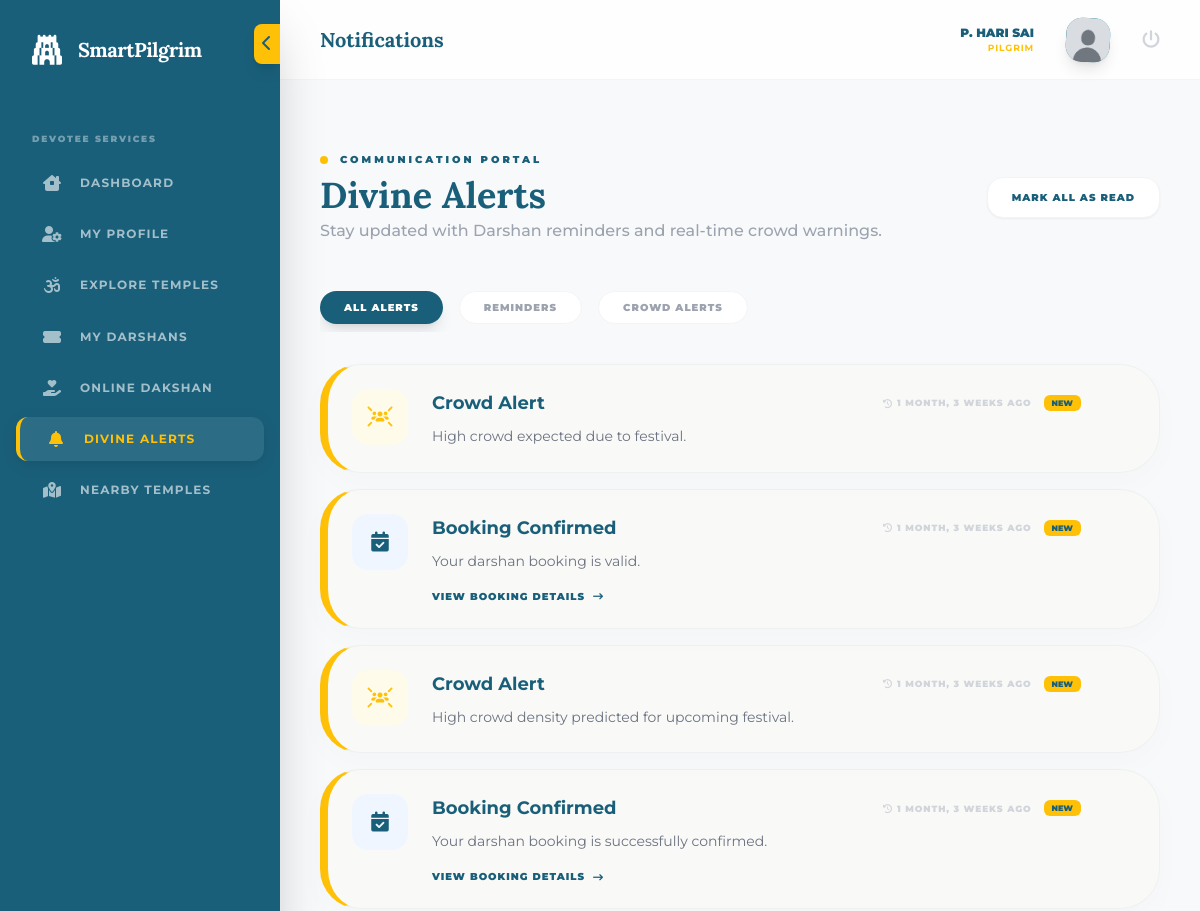
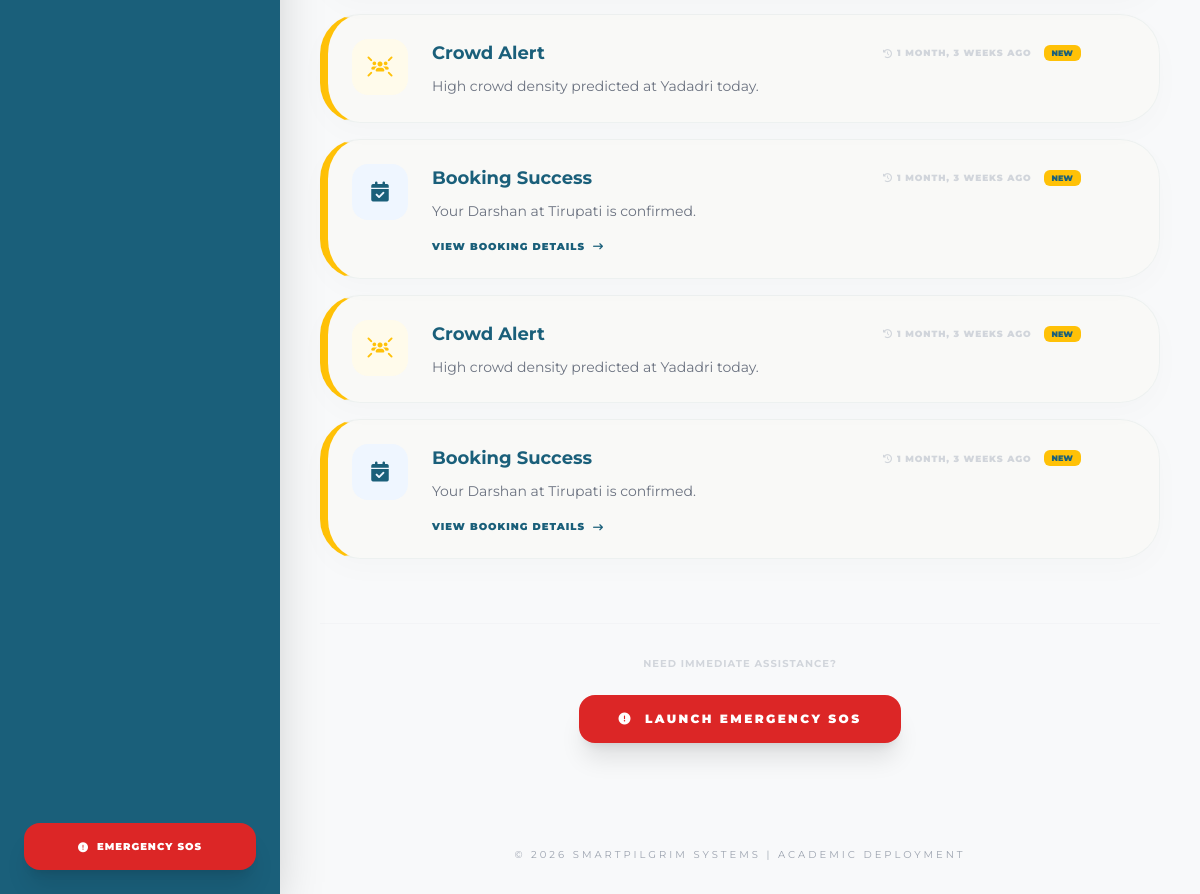
Page /safety/notifications/ (signed in) on the committed database (2 pictures, top to bottom).
### accounts/models.py (models this page shows, shortened)
class User(AbstractUser):
    ADMIN = 'admin'
    PILGRIM = 'pilgrim'
    ROLE_CHOICES = [
        (ADMIN, 'Admin/Temple Authority'),
        (PILGRIM, 'Pilgrim/Devotee'),
    ]
    username = None
    email = models.EmailField(unique=True)
    role = models.CharField(max_length=10, choices=ROLE_CHOICES, default=PILGRIM)
    is_verified = models.BooleanField(default=False)
    login_count = models.PositiveIntegerField(default=0)
    full_name = models.CharField(max_length=100, blank=True)
    profile_picture = models.ImageField(upload_to='profiles/', default='profiles/default_avatar.png')
    phone_number = models.CharField(max_length=15, blank=True)
    USERNAME_FIELD = 'email'
    REQUIRED_FIELDS = []
    objects = CustomUserManager()

### safety/models.py (models this page shows, shortened)
class Notification(models.Model):
    CAT_CHOICES = [('REMINDER', 'Darshan Reminder'), ('CROWD', 'Crowd Alert'), ('INFO', 'System Update')]
    user = models.ForeignKey(settings.AUTH_USER_MODEL, on_delete=models.CASCADE)
    category = models.CharField(max_length=10, choices=CAT_CHOICES, default='INFO')
    title = models.CharField(max_length=255)
    message = models.TextField()
    is_read = models.BooleanField(default=False)
    created_at = models.DateTimeField(auto_now_add=True)

### safety/views.py (the view)
# urls.py: path('notifications/', views.notifications_list, name='notifications'),
@login_required
def notifications_list(request):
    notes = Notification.objects.filter(user=request.user).order_by('-created_at')
    return render(request, 'safety/notifications.html', {'notifications': notes})

### asgiref/local.py (called while the page is built)
    def __getattr__(self, key):
        storage_object = self._data.get({})
        try:
            return storage_object[key]
        except KeyError:
            raise AttributeError(f"{self!r} object has no attribute {key!r}")

    def __setattr__(self, key: str, value: Any) -> None:
        if key == "_data":
            return super().__setattr__(key, value)
        storage_object = self._data.get({}).copy()
        storage_object[key] = value
        self._data.set(storage_object)

    def __delattr__(self, key: str) -> None:
        storage_object = self._data.get({}).copy()
        if key in storage_object:
            del storage_object[key]
            self._data.set(storage_object)
        else:
            raise AttributeError(f"{self!r} object has no attribute {key!r}")

    @contextlib.contextmanager
    def _lock_storage(self):
        if self._thread_critical:
            is_async = True
            try:
                asyncio.get_running_loop()
            except RuntimeError:
                is_async = False
            if not is_async:
                yield self._storage
            else:
                if not hasattr(self._storage, "cvar"):
                    self._storage.cvar = _CVar()
                yield self._storage.cvar
        else:
            with self._thread_lock:
                yield self._storage

    def __getattr__(self, key):
        with self._lock_storage() as storage:
            return getattr(storage, key)

    def __setattr__(self, key, value):
        if key in ("_local", "_storage", "_thread_critical", "_thread_lock"):
            return super().__setattr__(key, value)
        with self._lock_storage() as storage:
            setattr(storage, key, value)

    def __delattr__(self, key):
        with self._lock_storage() as storage:
            delattr(storage, key)

### templates/safety/notifications.html (shortened to what this page needs)
{% extends 'base2.html' %}
{% block header_title %}Notifications{% endblock %}
{% block content %}
<div class="max-w-5xl mx-auto py-8 animate-in fade-in slide-in-from-bottom-6 duration-700">
    <div class="flex flex-col md:flex-row justify-between items-center gap-6 mb-12">
        <div>
            <div class="flex items-center gap-3 mb-2">
                <div class="w-2 h-2 bg-[#FFC107] rounded-full animate-ping"></div>
                <span class="text-[10px] font-black text-[#1A5F7A] uppercase tracking-[0.3em]">Communication Portal</span>
            </div>
            <h2 class="divine-font text-4xl font-bold text-[#1A5F7A]">Divine Alerts</h2>
            <p class="text-gray-400 font-medium mt-1">Stay updated with Darshan reminders and real-time crowd warnings.</p>
        </div>
        <div class="flex gap-4">
            <button class="px-6 py-3 bg-white border border-gray-100 rounded-2xl text-[10px] font-black text-[#1A5F7A] uppercase tracking-widest hover:bg-[#F8F9FA] transition-all shadow-sm">
                Mark All As Read
            </button>
        </div>
    </div>
    <div class="flex gap-4 mb-8 overflow-x-auto pb-2 no-scrollbar">
        <button class="px-6 py-2 bg-[#1A5F7A] text-white rounded-full text-[10px] font-black uppercase tracking-widest shadow-lg">All Alerts</button>
        <button class="px-6 py-2 bg-white text-gray-400 rounded-full text-[10px] font-black uppercase tracking-widest border border-gray-100 hover:border-[#FFC107] hover:text-[#1A5F7A] transition-all">Reminders</button>
        <button class="px-6 py-2 bg-white text-gray-400 rounded-full text-[10px] font-black uppercase tracking-widest border border-gray-100 hover:border-[#FFC107] hover:text-[#1A5F7A] transition-all">Crowd Alerts</button>
    </div>
    <div class="space-y-4">
        {% for note in notifications %}
        <div class="glass-card group p-6 flex items-start gap-6 transition-all hover:scale-[1.01] hover:border-[#FFC107]/30
                    {% if not note.is_read %}border-l-8 border-l-[#FFC107] bg-amber-50/20{% endif %}">
            <div class="w-14 h-14 rounded-2xl flex-shrink-0 flex items-center justify-center transition-transform group-hover:rotate-6
                {% if 'Darshan' in note.title or 'Booking' in note.title %}bg-blue-50 text-[#1A5F7A]
                {% elif 'Crowd' in note.title or 'Warning' in note.title %}bg-amber-50 text-[#FFC107]
                {% elif 'Emergency' in note.title or 'SOS' in note.title %}bg-red-50 text-red-500
                {% else %}bg-gray-50 text-gray-400{% endif %}">
                {% if 'Darshan' in note.title or 'Booking' in note.title %}
                    <i class="fa-solid fa-calendar-check text-xl"></i>
                {% elif 'Crowd' in note.title or 'Warning' in note.title %}
                    <i class="fa-solid fa-users-rays text-xl"></i>
                {% elif 'Emergency' in note.title or 'SOS' in note.title %}
                    <i class="fa-solid fa-bolt-lightning text-xl"></i>
                {% else %}
                    <i class="fa-solid fa-circle-info text-xl"></i>
                {% endif %}
            </div>
            <div class="flex-1">
                <div class="flex flex-col md:flex-row justify-between items-start md:items-center mb-2 gap-2">
                    <h3 class="font-bold text-[#1A5F7A] text-lg">{{ note.title }}</h3>
                    <div class="flex items-center gap-3">
                        <span class="text-[9px] font-black text-gray-300 uppercase tracking-widest flex items-center gap-1">
                            <i class="fa-solid fa-clock-rotate-left"></i>
                            {{ note.created_at|timesince }} ago
                        </span>
                        {% if not note.is_read %}
                        <span class="px-2 py-0.5 bg-[#FFC107] text-[#1A5F7A] text-[8px] font-black rounded-md animate-pulse">NEW</span>
                        {% endif %}
                    </div>
                </div>
                <p class="text-sm text-gray-500 leading-relaxed max-w-3xl">{{ note.message }}</p>
                {% if 'Booking' in note.title %}
                <div class="mt-4">
                    <a href="{% url 'my_bookings' %}" class="text-[10px] font-black text-[#1A5F7A] uppercase tracking-widest hover:text-[#FFC107] flex items-center gap-2">
                        View Booking Details <i class="fa-solid fa-arrow-right-long"></i>
                    </a>
                </div>
                {% endif %}
            </div>
        </div>
        {% endfor %}
    </div>
    <div class="mt-16 text-center border-t border-gray-100 pt-8">
        <p class="text-[10px] font-bold text-gray-300 uppercase tracking-widest mb-6">Need immediate assistance?</p>
        <a href="{% url 'trigger_sos' %}" class="inline-flex items-center gap-3 px-10 py-4 bg-red-600 text-white rounded-2xl font-black text-xs uppercase tracking-[0.2em] shadow-xl hover:bg-red-700 transition-all active:scale-95">
            <i class="fa-solid fa-circle-exclamation animate-pulse"></i>
            Launch Emergency SOS
        </a>
    </div>
</div>
{% endblock %}

### templates/base2.html (shortened to what this page needs)
{% load static %}
<!DOCTYPE html>
<html lang="en">
<head>
    <script src="https://cdn.tailwindcss.com"></script>
    <link rel="stylesheet" href="https://unpkg.com/leaflet@1.9.4/dist/leaflet.css" />
    <link rel="stylesheet" href="https://cdnjs.cloudflare.com/ajax/libs/font-awesome/6.4.0/css/all.min.css">
</head>
<body class="flex min-h-screen">
    <aside id="sidebar" class="fixed inset-y-0 left-0 z-50 flex flex-col shadow-2xl overflow-hidden">
        <button onclick="toggleSidebar()" class="absolute top-6 -right-0 bg-[#FFC107] text-[#1A5F7A] p-2 rounded-l-lg shadow-lg hover:scale-110 transition-transform">
            <i id="toggle-icon" class="fa-solid fa-chevron-left"></i>
        </button>
        <div class="p-8 mb-6 sidebar-header flex items-center gap-4">
            <i class="fa-solid fa-gopuram text-3xl text-white"></i>
            <span class="divine-font text-xl font-bold text-white tracking-tight">SmartPilgrim</span>
        </div>
        <nav class="flex-1 space-y-2 overflow-y-auto no-scrollbar">
            {% with request.resolver_match.url_name as url_name %}
            {% if user.is_authenticated %}
                <div class="role-header px-8 pt-2 pb-2 text-[9px] font-black text-white/40 uppercase tracking-[0.2em]">Devotee Services</div>
                <a href="{% url 'user_dashboard' %}" class="nav-item {% if url_name == 'user_dashboard' %}active{% endif %}">
                    <i class="fa-solid fa-house-chimney-window w-8 text-center mr-3"></i>
                    <span class="nav-text font-bold text-xs uppercase tracking-widest">Dashboard</span>
                </a>
                <a href="{% url 'profile_settings' %}" class="nav-item {% if url_name == 'profile_settings' %}active{% endif %}">
                    <i class="fa-solid fa-user-gear w-8 text-center mr-3"></i>
                    <span class="nav-text font-bold text-xs uppercase tracking-widest">My Profile</span>
                </a>
                <a href="{% url 'temple_list' %}" class="nav-item {% if url_name == 'temple_list' or url_name == 'temple_detail' %}active{% endif %}">
                    <i class="fa-solid fa-om w-8 text-center mr-3"></i>
                    <span class="nav-text font-bold text-xs uppercase tracking-widest">Explore Temples</span>
                </a>
                <a href="{% url 'my_bookings' %}" class="nav-item {% if url_name == 'my_bookings' or url_name == 'booking_confirmation' %}active{% endif %}">
                    <i class="fa-solid fa-ticket-simple w-8 text-center mr-3"></i>
                    <span class="nav-text font-bold text-xs uppercase tracking-widest">My Darshans</span>
                </a>
                <a href="{% url 'donate_now' %}" class="nav-item {% if url_name == 'donate_now' or url_name == 'contribution_history' %}active{% endif %}">
                    <i class="fa-solid fa-hand-holding-heart w-8 text-center mr-3"></i>
                    <span class="nav-text font-bold text-xs uppercase tracking-widest">Online Dakshan</span>
                </a>
                <a href="{% url 'notifications' %}" class="nav-item {% if url_name == 'notifications' %}active{% endif %}">
                    <i class="fa-solid fa-bell w-8 text-center mr-3"></i>
                    <span class="nav-text font-bold text-xs uppercase tracking-widest">Divine Alerts</span>
                </a>
                <a href="{% url 'nearby_temples' %}" class="nav-item {% if url_name == 'nearby_temples' %}active{% endif %}">
                    <i class="fa-solid fa-map-location-dot w-8 text-center mr-3"></i>
                    <span class="nav-text font-bold text-xs uppercase tracking-widest">Nearby Temples</span>
                </a>
            {% endif %}
            {% endwith %}
        </nav>
        <div class="p-6">
            <a href="{% url 'trigger_sos' %}" id="sos-btn" class="flex items-center justify-center gap-2 bg-red-600 hover:bg-red-700 text-white py-4 rounded-2xl font-black text-[10px] uppercase tracking-widest shadow-xl transition-all active:scale-95">
                <i class="fa-solid fa-circle-exclamation animate-pulse"></i>
                <span>Emergency SOS</span>
            </a>
        </div>
    </aside>
    <main id="main-content" class="flex-1 ml-[280px] flex flex-col">
        <header class="h-20 bg-white/80 backdrop-blur-md border-b border-gray-100 flex items-center justify-between px-10 sticky top-0 z-40">
            <h2 class="divine-font text-xl font-bold text-[#1A5F7A]">
                {% block header_title %}Devotee Portal{% endblock %}
            </h2>
            <div class="flex items-center gap-8">
                {% if user.is_authenticated %}
                    <div class="hidden md:flex flex-col text-right">
                        <span class="text-xs font-black text-[#1A5F7A] uppercase">{{ user.full_name|default:user.email }}</span>
                        <span class="text-[9px] font-bold text-[#FFC107] uppercase tracking-widest">{{ user.role }}</span>
                    </div>
                    <a href="{% url 'profile_settings' %}" class="h-11 w-11 rounded-2xl bg-gradient-to-tr from-[#1A5F7A] to-[#2A8FB7] flex items-center justify-center shadow-lg transform rotate-3 hover:rotate-0 transition-transform overflow-hidden">
                        {% if user.profile_picture %}
                            <img src="{{ user.profile_picture.url }}" class="w-full h-full object-cover">
                        {% else %}
                            <i class="fa-solid fa-user text-white text-sm"></i>
                        {% endif %}
                    </a>
                    <a href="{% url 'logout' %}" class="text-gray-300 hover:text-red-500 transition-colors text-lg">
                        <i class="fa-solid fa-power-off"></i>
                    </a>
                {% endif %}
            </div>
        </header>
        <div class="p-10 flex-1">
            {% block content %}{% endblock %}
        </div>
        <footer class="p-8 text-center text-gray-400 text-[10px] uppercase tracking-[0.3em]">
            &copy; 2026 SmartPilgrim Systems | Academic Deployment
        </footer>
    </main>
</body>
</html>

### templates/base2.html (style rules this page uses)
:root { --primary: #1A5F7A; --accent: #FFC107; --bg-light: #F8F9FA; --sidebar-expanded: 280px; --sidebar-collapsed: 80px; }
body { font-family: 'Montserrat', sans-serif; background-color: var(--bg-light); overflow-x: hidden; }
.divine-font { font-family: 'Lora', serif; }
#sidebar { width: var(--sidebar-expanded); transition: all 0.4s cubic-bezier(0.4, 0, 0.2, 1); background: var(--primary); }
#main-content { transition: margin-left 0.4s ease; }
.nav-item { position: relative; display: flex; align-items: center; padding: 0.85rem 1.25rem; margin: 0.5rem 1rem; color: rgba(255, 255, 255, 0.6); border-radius: 12px; transition: all 0.3s ease; white-space: nowrap; }
.nav-item.active { background: rgba(255, 255, 255, 0.08); color: var(--accent); border-left: 4px solid var(--accent); box-shadow: 0 4px 15px rgba(0,0,0,0.1); }
.glass-card { background: white; border-radius: 2.5rem; border: 1px solid rgba(26, 95, 122, 0.05); box-shadow: 0 10px 30px rgba(0,0,0,0.02); transition: all 0.4s cubic-bezier(0.175, 0.885, 0.32, 1.275); }

### templates/safety/notifications.html (style rules this page uses)
.no-scrollbar { -ms-overflow-style: none; scrollbar-width: none; }

### rows in the picture
User: full_name "P. HARI SAI", role "PILGRIM", profile_picture (placeholder picture)
Notification: title "Crowd Alert", created_at "1 MONTH, 3 WEEKS", is_read "NEW", message "High crowd expected due to festival."
Notification: title "Booking Confirmed", created_at "1 MONTH, 3 WEEKS", is_read "NEW", message "Your darshan booking is valid.", shows "VIEW BOOKING DETAILS"
Notification: title "Crowd Alert", created_at "1 MONTH, 3 WEEKS", is_read "NEW", message "High crowd density predicted for upcoming festival."
Notification: title "Booking Confirmed", created_at "1 MONTH, 3 WEEKS", is_read "NEW", message "Your darshan booking is successfully confirmed.", shows "VIEW BOOKING DETAILS"
Notification: title "Crowd Alert", created_at "1 MONTH, 3 WEEKS", is_read "NEW", message "High crowd density predicted at Yadadri today."
Notification: title "Booking Success", created_at "1 MONTH, 3 WEEKS", is_read "NEW", message "Your Darshan at Tirupati is confirmed.", shows "VIEW BOOKING DETAILS"
Notification: title "Crowd Alert", created_at "1 MONTH, 3 WEEKS", is_read "NEW", message "High crowd density predicted at Yadadri today."
Notification: title "Booking Success", created_at "1 MONTH, 3 WEEKS", is_read "NEW", message "Your Darshan at Tirupati is confirmed.", shows "VIEW BOOKING DETAILS"
